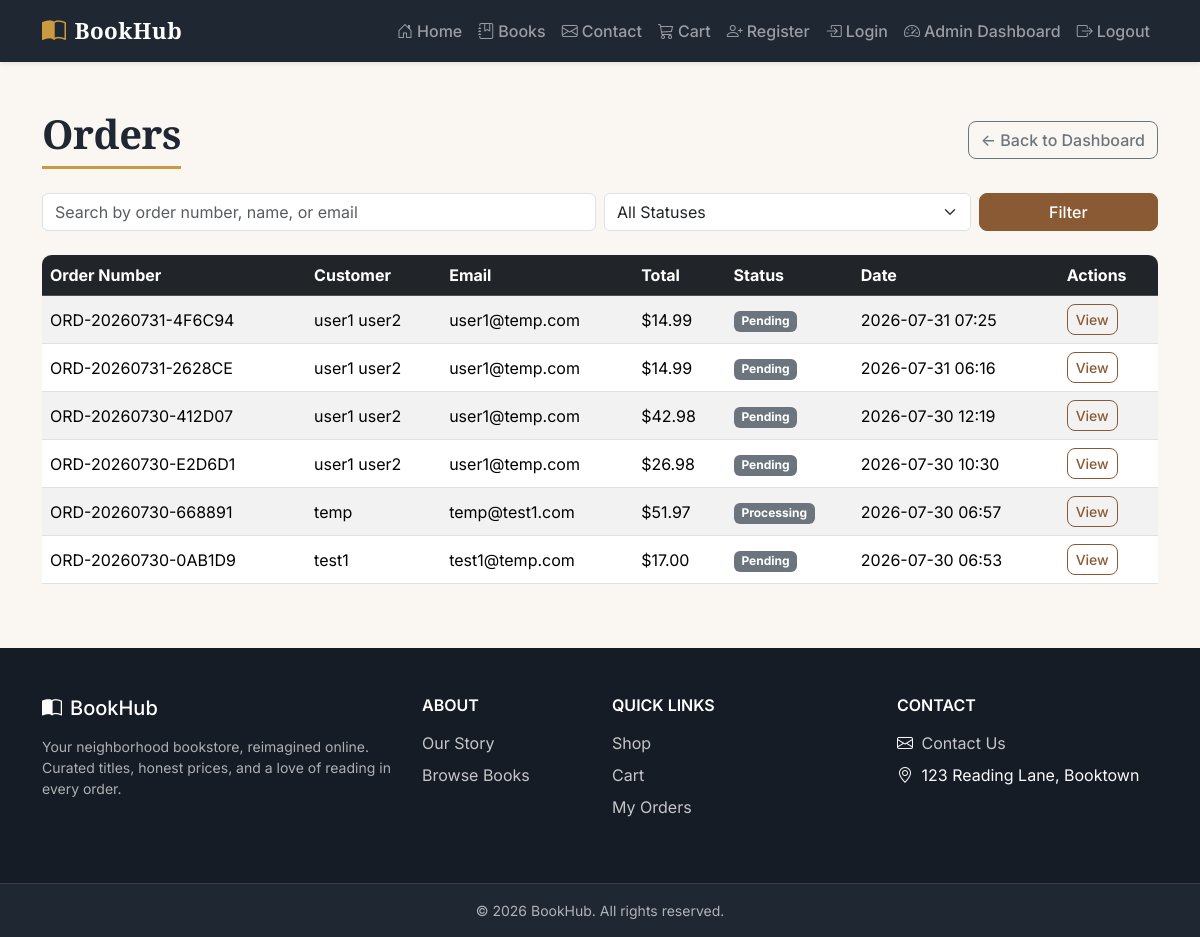
/admin/orders (signed in), run on the app's committed database.
### models.py (models this page shows)
class Order(db.Model):
    __tablename__ = "orders"
    id = db.Column(db.Integer, primary_key=True)
    order_number = db.Column(db.String(20), unique=True, nullable=True)
    customer_id = db.Column(db.Integer, db.ForeignKey("customer.id"), nullable=True)
    customer = db.relationship("Customer", backref="orders")
    full_name = db.Column(db.String(150), nullable=False)
    email = db.Column(db.String(150), nullable=False)
    phone = db.Column(db.String(30), nullable=False)
    address_line1 = db.Column(db.String(255), nullable=False)
    address_line2 = db.Column(db.String(255), nullable=True)
    city = db.Column(db.String(100), nullable=False)
    state = db.Column(db.String(100), nullable=False)
    postal_code = db.Column(db.String(20), nullable=False)
    country = db.Column(db.String(100), nullable=False)
    total = db.Column(db.Float, nullable=False, default=0.0)
    status = db.Column(db.String(20), nullable=False, default="Pending")
    created_at = db.Column(db.DateTime, nullable=False, default=datetime.utcnow)
    items = db.relationship("OrderItem", backref="order", cascade="all, delete-orphan")

### app.py (the view, shortened to what this page needs)
@app.route("/admin/orders")
@login_required
def admin_orders():
    search = request.args.get("q", "").strip()
    status_filter = request.args.get("status", "").strip()
    query = Order.query
    if status_filter:
        query = query.filter(Order.status == status_filter)
    orders = query.order_by(Order.created_at.desc()).all()
    return render_template(
        "admin_orders.html",
        orders=orders,
        statuses=ORDER_STATUSES,
        search=search,
        selected_status=status_filter,
    )

### app.py (called while the page is built)
def login_required(view_func):
    @wraps(view_func)
    def wrapped_view(*args, **kwargs):
        if not session.get("admin_id"):
            return redirect(url_for("admin_login", next=request.path))
        return view_func(*args, **kwargs)
    return wrapped_view

@app.template_global()
def cart_item_count():
    cart = session.get("cart", {})
    return sum(cart.values())

### templates/admin_orders.html (shortened to what this page needs)
{% extends "base.html" %}
{% block content %}
<div class="container py-5">
    <div class="d-flex justify-content-between align-items-center mb-4">
        <h1 class="mb-0">Orders</h1>
        <a href="{{ url_for('admin') }}" class="btn btn-outline-secondary">&larr; Back to Dashboard</a>
    </div>
    <form method="GET" action="{{ url_for('admin_orders') }}" class="row g-2 mb-4">
        <div class="col-md-6">
            <input type="text" name="q" class="form-control" placeholder="Search by order number, name, or email" value="{{ search }}">
        </div>
        <div class="col-md-4">
            <select name="status" class="form-select">
                <option value="">All Statuses</option>
            </select>
        </div>
        <div class="col-md-2">
            <button type="submit" class="btn btn-primary w-100">Filter</button>
        </div>
    </form>
    {% if orders %}
    <div class="table-responsive">
        <table class="table table-striped table-hover align-middle">
            <thead class="table-dark">
                <tr>
                    <th>Order Number</th>
                    <th>Customer</th>
                    <th>Email</th>
                    <th>Total</th>
                    <th>Status</th>
                    <th>Date</th>
                    <th>Actions</th>
                </tr>
            </thead>
            <tbody>
                {% for order in orders %}
                <tr>
                    <td>{{ order.order_number }}</td>
                    <td>{{ order.full_name }}</td>
                    <td>{{ order.email }}</td>
                    <td>${{ "%.2f"|format(order.total) }}</td>
                    <td><span class="badge bg-secondary">{{ order.status }}</span></td>
                    <td>{{ order.created_at.strftime("%Y-%m-%d %H:%M") }}</td>
                    <td>
                        <a href="{{ url_for('admin_order_details', order_id=order.id) }}" class="btn btn-sm btn-outline-primary">View</a>
                    </td>
                </tr>
                {% endfor %}
            </tbody>
        </table>
    </div>
    {% else %}
    <p class="text-center text-muted fs-5">No orders found.</p>
    {% endif %}
</div>
{% endblock %}

### static/css/style.css (style rules this page uses)
:root { --bh-navy: #1f2733; --bh-navy-dark: #161c25; --bh-primary: #8a5a34; --bh-primary-dark: #6e4527; --bh-gold: #c99a3e; --bh-cream: #faf7f2; --bh-heading-font: "Merriweather", Georgia, serif; --bh-body-font: "Inter", "Segoe UI", system-ui, -apple-system, sans-serif; }
body { display: flex; flex-direction: column; min-height: 100vh; background-color: var(--bh-cream); font-family: var(--bh-body-font); }
h1, h2, h3, h4, h5, h6 { font-family: var(--bh-heading-font); color: var(--bh-navy); }
main h1 { display: inline-block; padding-bottom: .5rem; margin-bottom: 2rem; border-bottom: 3px solid var(--bh-gold); font-weight: 700; letter-spacing: -0.01em; }
.btn { border-radius: .5rem; font-weight: 500; transition: transform .15s ease, box-shadow .15s ease; }
.btn-primary { --bs-btn-bg: var(--bh-primary); --bs-btn-border-color: var(--bh-primary); --bs-btn-hover-bg: var(--bh-primary-dark); --bs-btn-hover-border-color: var(--bh-primary-dark); --bs-btn-active-bg: var(--bh-primary-dark); --bs-btn-active-border-color: var(--bh-primary-dark); --bs-btn-focus-shadow-rgb: 138, 90, 52; }
.btn-outline-primary { --bs-btn-color: var(--bh-primary); --bs-btn-border-color: var(--bh-primary); --bs-btn-hover-bg: var(--bh-primary); --bs-btn-hover-border-color: var(--bh-primary); --bs-btn-active-bg: var(--bh-primary); --bs-btn-active-border-color: var(--bh-primary); }
.table-responsive { border-radius: .6rem; overflow: hidden; }

### data on the page
Order: order_number "ORD-20260731-4F6C94", full_name "user1 user2", email "user1@temp.com", total "14.99", status "Pending", created_at "2026-07-31 07:25"
Order: order_number "ORD-20260731-2628CE", full_name "user1 user2", email "user1@temp.com", total "14.99", status "Pending", created_at "2026-07-31 06:16"
Order: order_number "ORD-20260730-412D07", full_name "user1 user2", email "user1@temp.com", total "42.98", status "Pending", created_at "2026-07-30 12:19"
Order: order_number "ORD-20260730-E2D6D1", full_name "user1 user2", email "user1@temp.com", total "26.98", status "Pending", created_at "2026-07-30 10:30"
Order: order_number "ORD-20260730-668891", full_name "temp", email "temp@test1.com", total "51.97", status "Processing", created_at "2026-07-30 06:57"
Order: order_number "ORD-20260730-0AB1D9", full_name "test1", email "test1@temp.com", total "17.00", status "Pending", created_at "2026-07-30 06:53"
